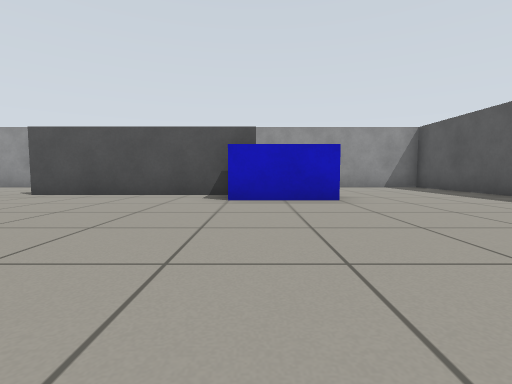
view 1 (above)

16 first-person views from a walk through a Gazebo world. The camera is 0.5 m above the floor, tilts 4° down and sees 85° across. The floor is counted in squares, 1 m on a side. Each view is taken from the middle of a square. On the plan, view 1 faces up. The plan holds only what a view shows up to about 9 squares ahead; the rest is blank.

view 2
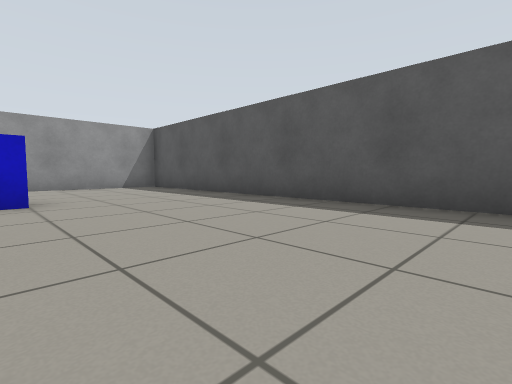

view 3
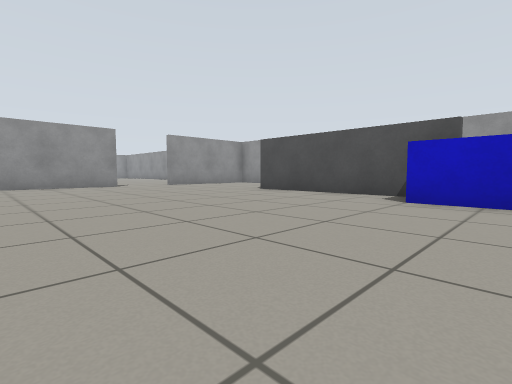

view 4
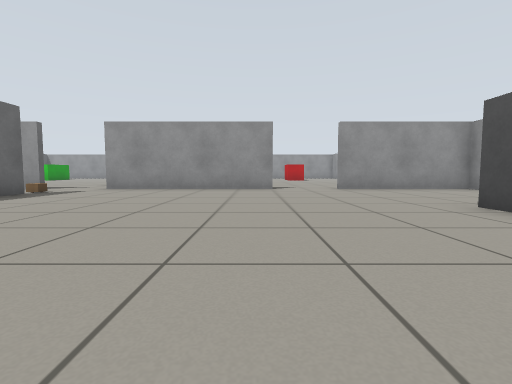

view 5
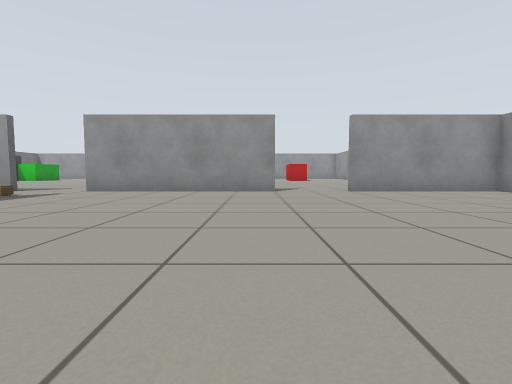

view 6
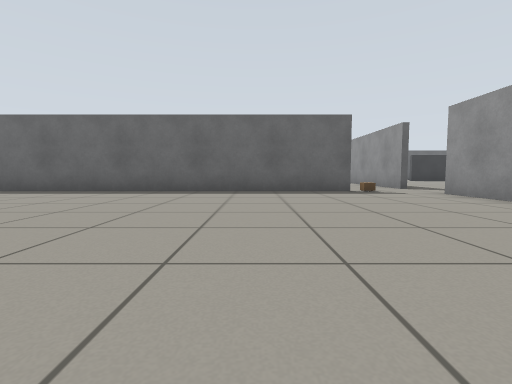

view 7
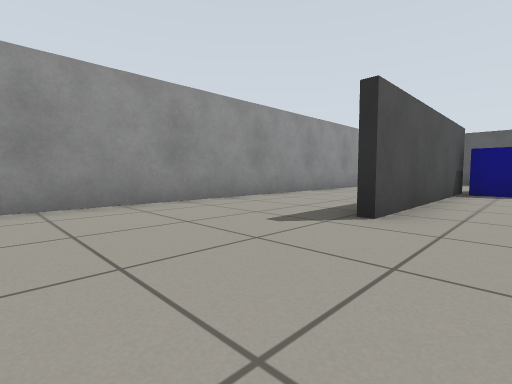

view 8
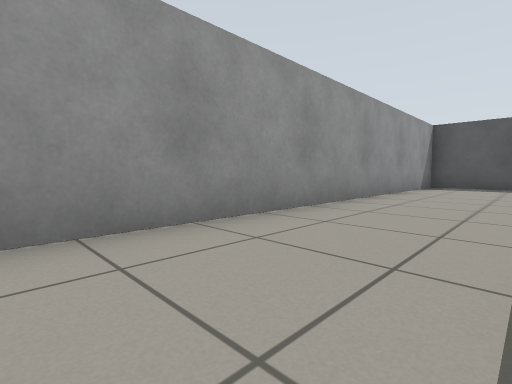

view 9
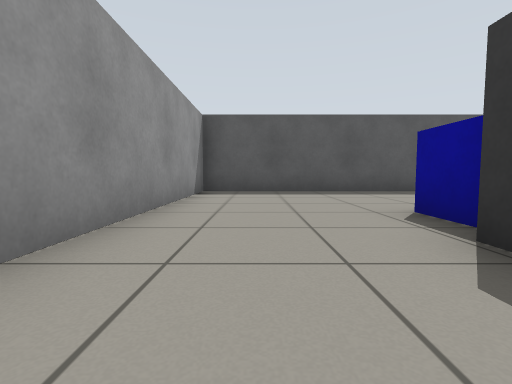

view 10
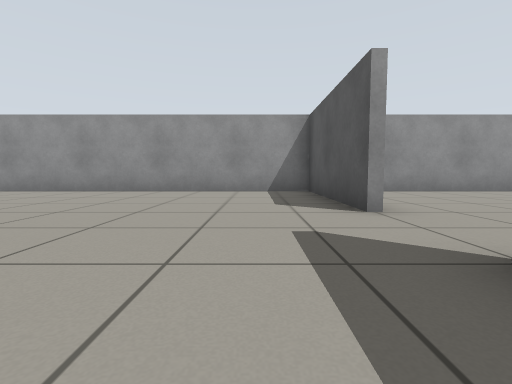

view 11
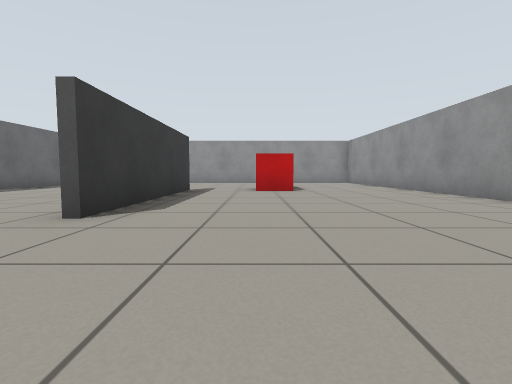

view 12
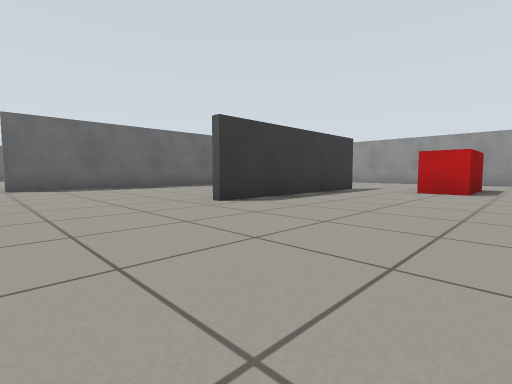

view 13
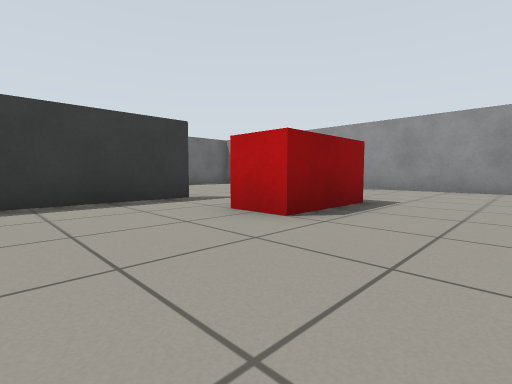

view 14
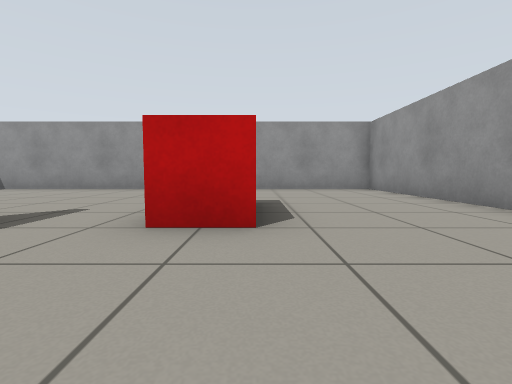

view 15
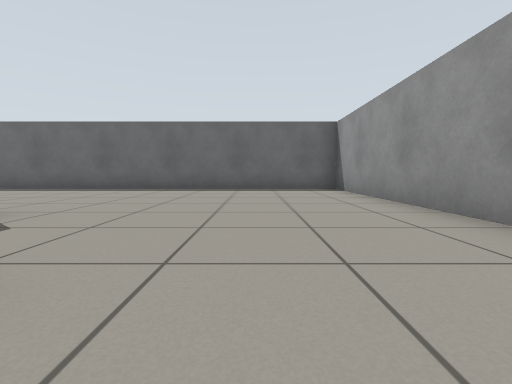

view 16
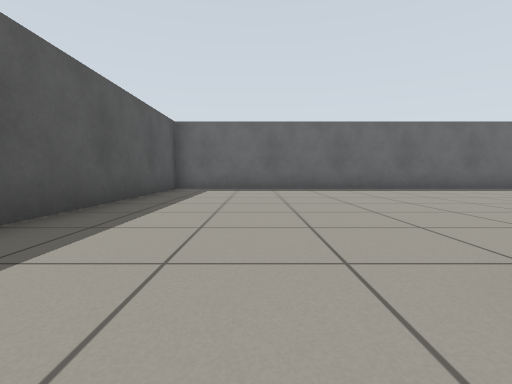

### Floor plan
Ten units are one square. View 1 is at (0, 0); x grows to the right and y downward. Boxes are objects, and circles mark ways between rooms. Rooms are numbered by the first view taken in them; rooms with no view inside come last. Other rooms are left out.
<svg viewBox="-249 -100 308 130">
<path fill="none" stroke="#000" d="M-4 -62 -50 -62M-94 -35 -94 15M-75 24 54 24 54 -94 -100 -94M-94 -95 -94 -55M-191 -31 -140 -31M-96 -55 -96 -95M-100 -94 -244 -94 -244 24 -115 24"/>
<rect x="-85" y="15" width="10" height="10" fill="#bbb"><title>other object</title></rect>
<rect x="-5" y="-65" width="20" height="20" fill="#bbb"><title>blue box</title></rect>
<rect x="-205" y="-65" width="20" height="20" fill="#bbb"><title>red box</title></rect>
<circle cx="-100" cy="-45" r="3" fill="#2a7"/>
<circle cx="-100" cy="25" r="3" fill="#2a7"/>
<text x="-20" y="-40">1</text>
<text x="-170" y="-40">2</text>
</svg>
Room 1 opens to room 2.

Where each view was taken, in squares from view 1:
view 1: 0 up, 0 right, facing up
view 2: 0 up, 1 right, facing up-right
view 3: 0 up, 1 right, facing up-left
view 4: 3 up, 1 left, facing left
view 5: 3 up, 2 left, facing left
view 6: 5 up, 5 left, facing down
view 7: 5 up, 8 left, facing up-right
view 8: 7 up, 5 left, facing up-right
view 9: 8 up, 2 left, facing right
view 10: 2 up, 11 left, facing up
view 11: 5 up, 11 left, facing left
view 12: 7 up, 11 left, facing down-left
view 13: 8 up, 16 left, facing down-left
view 14: 6 up, 16 left, facing left
view 15: 6 up, 22 left, facing down
view 16: 6 up, 3 right, facing down
